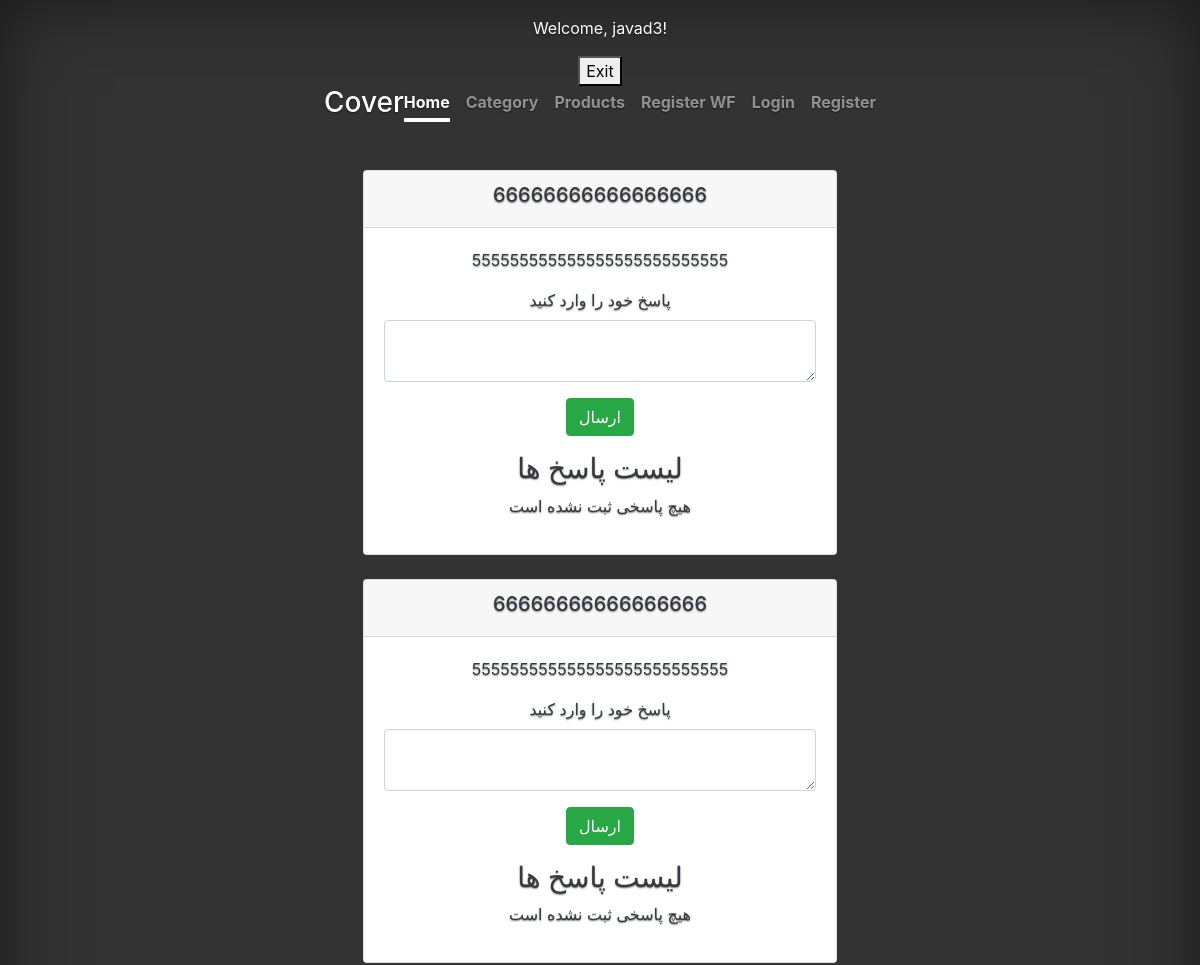
Before: /list_questions (signed in, upper part) with the older database file.
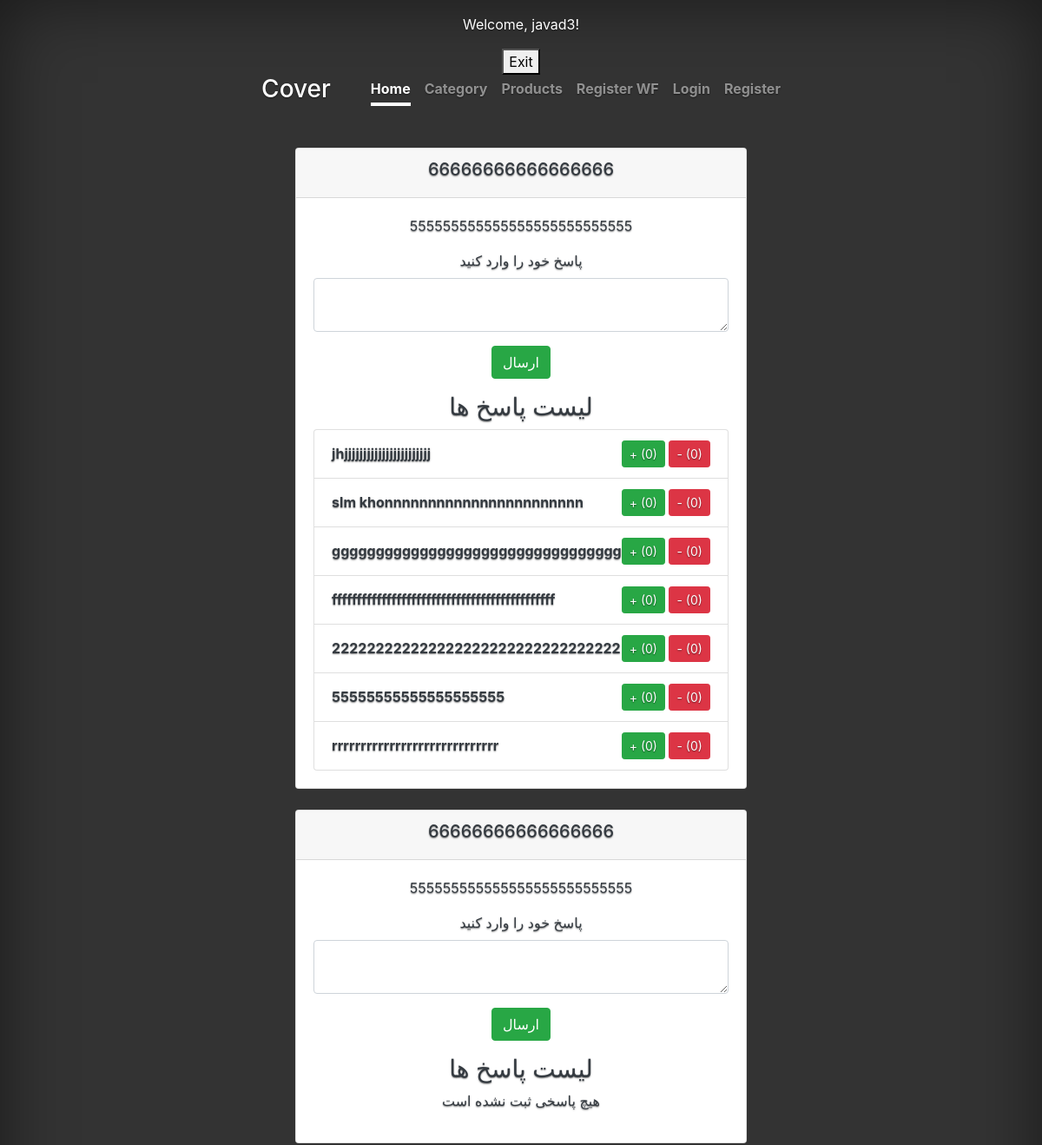
After: the same page with the newer database file.
### main/models.py (models this page shows, shortened)
class Question(models.Model):
    question_title = models.CharField(max_length=100)
    question_description = models.TextField()
    author = models.ForeignKey(Person, on_delete=models.CASCADE)
    status = models.BooleanField(default=False, verbose_name='وضعیت فعال بودن')
    created_at = models.DateTimeField(auto_now_add=True, verbose_name='تاریخ ایجاد')
    updated_at = models.DateTimeField(auto_now=True, verbose_name="تاریخ بروزرسانی")
    class Meta:
        verbose_name = "پرسش"
        verbose_name_plural = "پرسشها"

class Answer(models.Model):
    question = models.ForeignKey(Question, on_delete=models.CASCADE)
    author = models.ForeignKey(Person, on_delete=models.CASCADE)
    content = models.TextField()
    status = models.BooleanField(default=False, verbose_name='وضعیت فعال بودن')
    created_at = models.DateTimeField(auto_now_add=True, verbose_name='تاریخ ایجاد')
    updated_at = models.DateTimeField(auto_now=True, verbose_name="تاریخ بروزرسانی")
    def get_positive_vote(self):
        return self.vote_set.filter(vote_type='up').count()
    def get_negative_vote(self):
        return self.vote_set.filter(vote_type='down').count()
    @property
    def vote_count_up(self):
        return self.get_positive_vote()
    @property
    def vote_count_down(self):
        return self.get_negative_vote()

### main/views.py (the view)
# urls.py: path('list_questions', list_questions, name='list_questions'),
@login_required
def list_questions(request):
    questions = Question.objects.prefetch_related('answer_set__vote_set').all()
    return render(request, 'list_questions.html', {"questions": questions})

### templates/list_questions.html (shortened to what this page needs)
{% extends 'base_layout.html' %}
{% block main %}
    <div class="container mt-5">
        {% for question in questions %}
            <div class="card mb-4">
                <div class="card-header">
                    <h5 class="text-dark">
                        {{ question.question_title }}
                    </h5>
                </div>
                <div class="card-body">
                    <p class="text-dark">{{ question.question_description }}</p>
                    <form method="post" action="{% url 'submit_answer' id=question.id %}">
                        <div class="mb-3">
                            <label class="text-dark">
                                پاسخ خود را وارد کنید
                            </label>
                            <textarea class="form-control" name="content"></textarea>
                        </div>
                        <button type="submit" class="btn btn-success">
                            ارسال
                        </button>
                    </form>
                    <h3 class="text-dark">
                        لیست پاسخ ها
                    </h3>
                    <ul class="list-group">
                        {% for answers in question.answer_set.all %}
                            <li class="list-group-item d-flex justify-content-between align-items-center">
                                <strong class="text-dark">{{ answers.content }}</strong>
                                <div>
                                    <a href="{% url 'plus_vote' id=answers.id %}" class="btn btn-success btn-sm">
                                        +  ({{ answers.vote_count_up }})
                                    </a>
                                    <a href="{% url 'mines_vote' id=answers.id %}" class="btn btn-danger btn-sm">
                                        -  ({{ answers.vote_count_down }})
                                    </a>
                                </div>
                            </li>
                        {% empty %}
                            <p class="text-dark">
                                هیچ پاسخی ثبت نشده است
                            </p>
                        {% endfor %}
                    </ul>
                </div>
            </div>
        {% endfor %}
    </div>
{% endblock %}

Changed rows visible on the page:
shown differently, row unchanged: Question (number 1 of 2 on the later page): no longer shows "هیچ پاسخی ثبت نشده است"
added Answer: content "jhjjjjjjjjjjjjjjjjjjjjjjj", vote_count_up "0", vote_count_down "0", shown under Question (number 1 of 2 on the later page)
added Answer: content "slm khonnnnnnnnnnnnnnnnnnnnnnn", vote_count_up "0", vote_count_down "0", shown under Question (number 1 of 2 on the later page)
added Answer: content "ggggggggggggggggggggggggggggggggg", vote_count_up "0", vote_count_down "0", shown under Question (number 1 of 2 on the later page)
added Answer: content "fffffffffffffffffffffffffffffffffffffffffffff", vote_count_up "0", vote_count_down "0", shown under Question (number 1 of 2 on the later page)
added Answer: content "222222222222222222222222222222222", vote_count_up "0", vote_count_down "0", shown under Question (number 1 of 2 on the later page)
added Answer: content "55555555555555555555", vote_count_up "0", vote_count_down "0", shown under Question (number 1 of 2 on the later page)
added Answer: content "rrrrrrrrrrrrrrrrrrrrrrrrrrrrr", vote_count_up "0", vote_count_down "0", shown under Question (number 1 of 2 on the later page)
